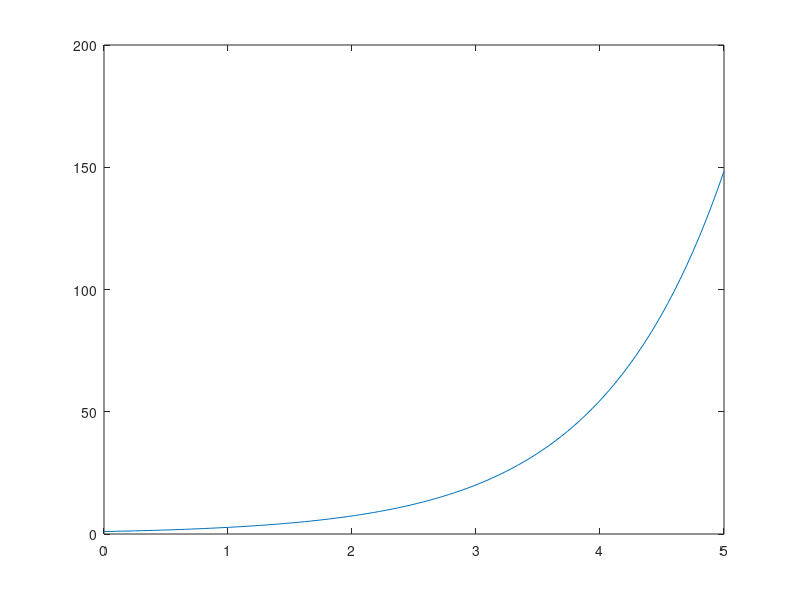

MATLAB code to generate this figure: (Note: this script raises an error after producing the figure.)
clear;
x = linspace(0,5,100);
y = {exp(x)};
p = plot(x,y{1});
p.Color = [0,0,0];
p.LineWidth = 2;
hold on;
title("True vs. Approximations")
xlabel("x")
ylabel("y=e^x")

for n = [1,2,4,8,16]
    n = 0:n;
    for i=1:100
        g(i) = sum(x(i).^(n)./factorial(n));
    end
    y{end+1} = g;
    plot(x,g);
end
legend("True","n=1","n=2","n=4","n=8","n=16");

figure;
subplot(2,1,1);
title("Absolute Error");
ylabel("Absolute Error");
xlabel("x");
hold on;
for i=2:6
    plot(x, abs(y{1}-y{i}))
end
legend("n=1","n=2","n=4","n=8","n=16");

subplot(2,1,2);
title("Relative Error");
ylabel("Relative Error");
xlabel("x");
hold on;
for i=2:6
    plot(x, (abs(y{1}-y{i})./y{1}))
end
legend("n=1","n=2","n=4","n=8","n=16");
